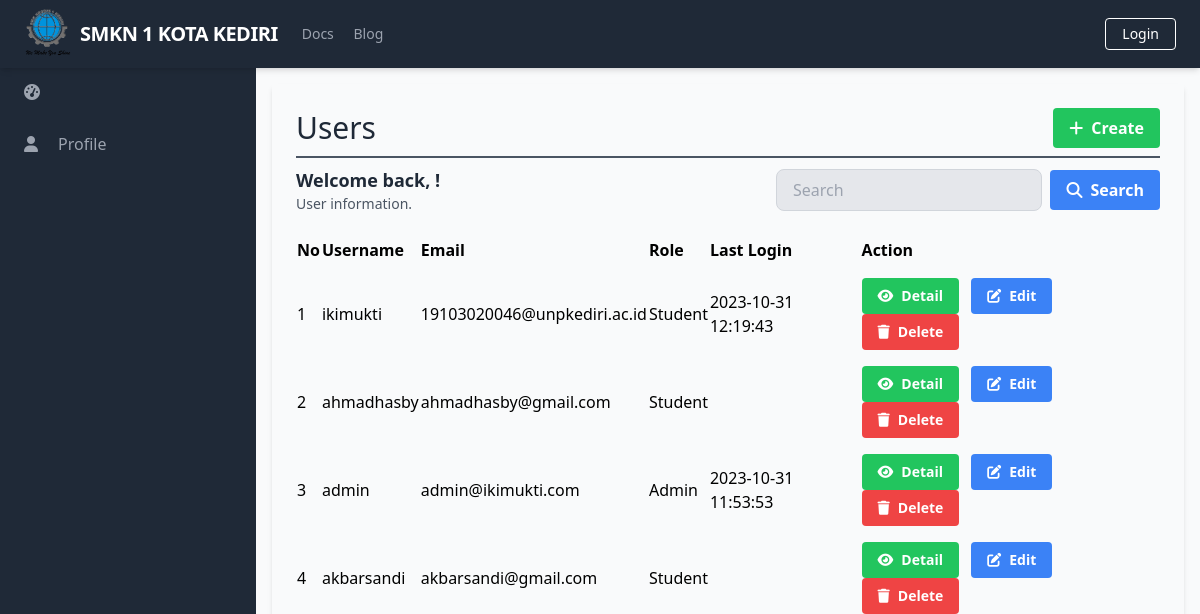
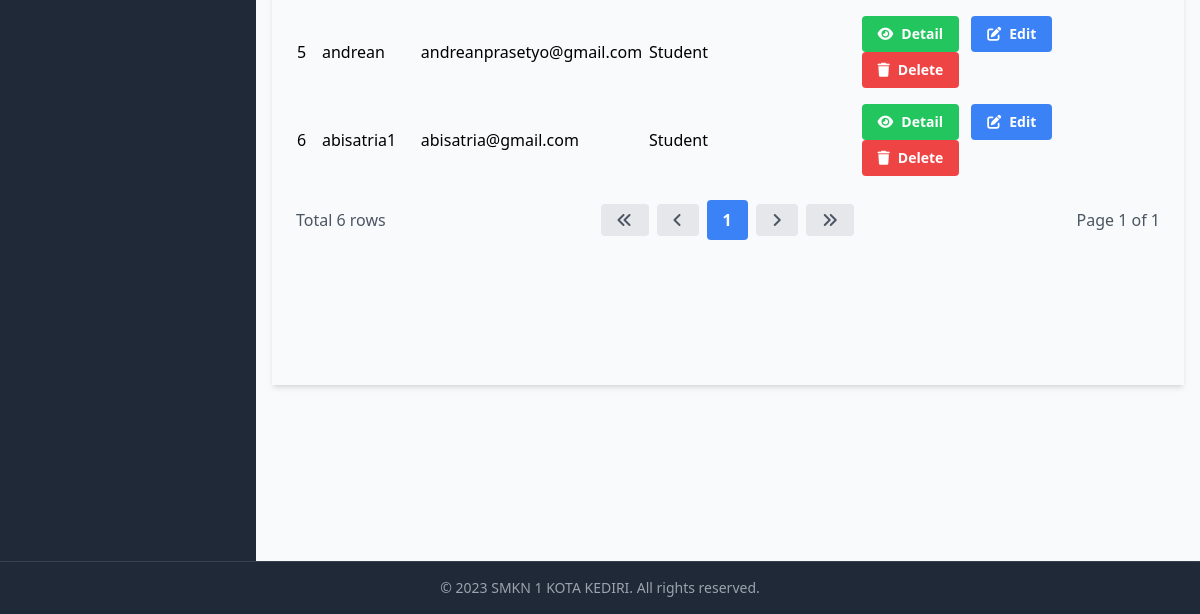
The app's page /manage_users/manage_users_list.php, older data (2 pictures, top to bottom).
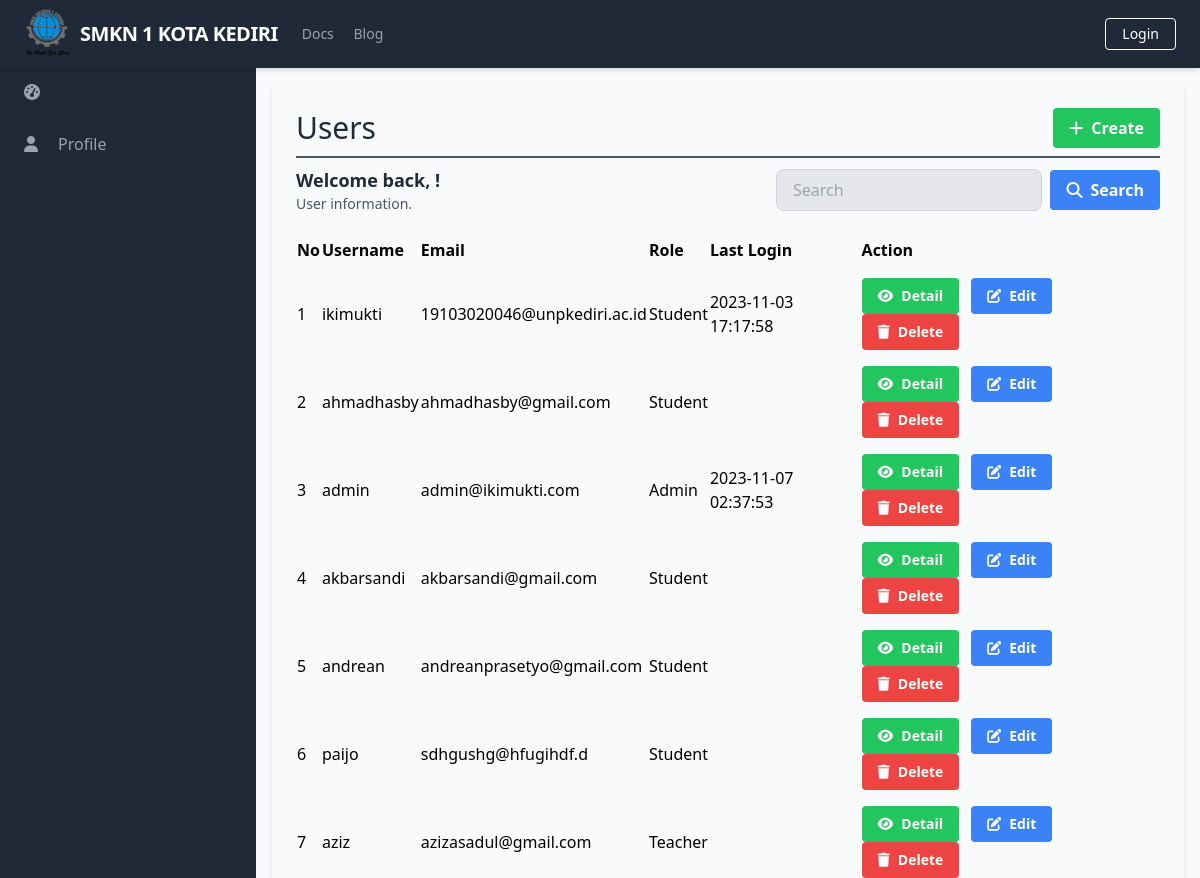
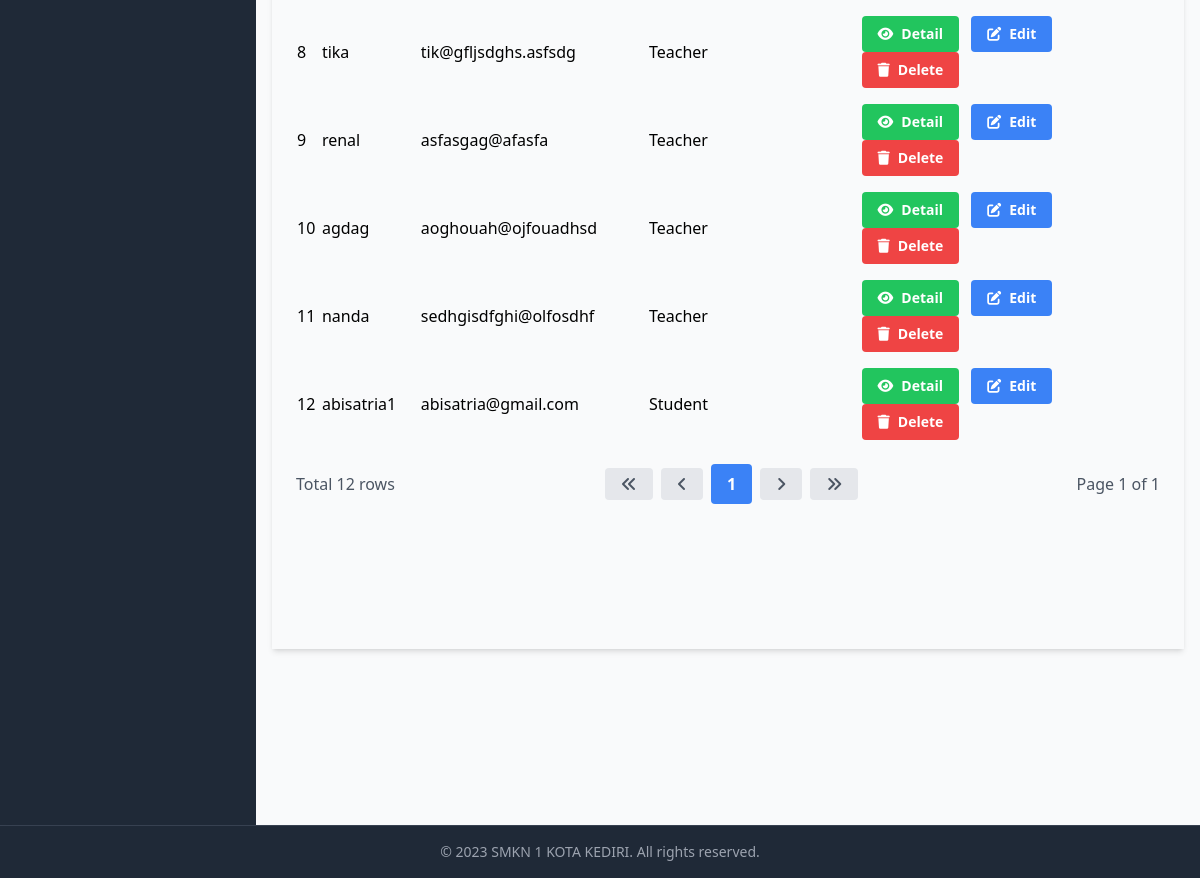
The same page, newer data (2 pictures, top to bottom).
### tables this page shows
CREATE TABLE `Users` (
  `UserID` int(11) NOT NULL,
  `Username` varchar(50) NOT NULL,
  `Password` varchar(255) NOT NULL,
  `Email` varchar(100) NOT NULL,
  `FullName` varchar(100) DEFAULT NULL,
  `DateOfBirth` date DEFAULT NULL,
  `Gender` varchar(10) DEFAULT NULL,
  `Address` text DEFAULT NULL,
  `PhoneNumber` varchar(20) DEFAULT NULL,
  `RoleID` int(11) DEFAULT NULL,
  `AccountCreationDate` timestamp NOT NULL DEFAULT current_timestamp() ON UPDATE current_timestamp(),
  `LastLogin` datetime DEFAULT NULL,
  `AccountStatus` varchar(20) DEFAULT NULL,
  `ProfilePictureURL` varchar(255) DEFAULT NULL,
  `ActivationStatus` varchar(20) DEFAULT NULL
);

CREATE TABLE `Role` (
  `RoleID` int(11) NOT NULL,
  `RoleName` varchar(50) NOT NULL
);

### database/connection.php (called while the page is built, shortened)
<?php
$baseUrl = "http://localhost/final_project_aziz_2023/";

### public/manage_users/manage_users_list.php (the view, shortened to what the changed rows need)
<?php
require_once('../../database/connection.php');
?>
<?php include_once('../components/header.php'); ?>
<div class="h-screen flex flex-col">
    <div class="flex-grow bg-gray-50 flex flex-row shadow-md">
        <main class=" bg-gray-50 flex flex-col flex-1 overflow-y-scroll h-screen flex-shrink-0 sc-hide pb-40">
            <div class="flex items-start justify-start p-6 shadow-md m-4 flex-1 flex-col">
                <div class="flex flex-row justify-between items-center w-full border-b-2 border-gray-600 mb-2 pb-2">
                    <h1 class="text-3xl text-gray-800 font-semibol w-full">Users</h1>
                </div>
                <div class="flex flex-col w-full">
                    <div class="flex flex-row justify-between items-center w-full mb-2 pb-2">
                        <div>
                            <h2 class="text-lg text-gray-800 font-semibold">Welcome back, <?php echo $_SESSION['FullName']; ?>!</h2>
                        </div>
                    </div>
                    <table class="min-w-full">
                        <thead>
                            <tr>
                                <th class="text-left py-2">No</th>
                                <th class="text-left py-2">Username</th>
                                <th class="text-left py-2">Email</th>
                                <th class="text-left py-2">Role</th>
                                <th class="text-left py-2">Last Login</th>
                                <th class="text-left py-2">Action</th>
                            </tr>
                        </thead>
                        <tbody>
                            <?php
                            $searchTerm = isset($_GET['search']) ? $_GET['search'] : '';
                            $page = isset($_GET['page']) ? $_GET['page'] : 1;
                            $query = "SELECT u.UserID, u.Username, u.Email, r.RoleName, u.LastLogin FROM Users u
                                      LEFT JOIN Role r ON u.RoleID = r.RoleID
                                      WHERE u.Username LIKE '%$searchTerm%' OR u.Email LIKE '%$searchTerm%'
                                      LIMIT 15 OFFSET " . ($page - 1) * 15;
                            $result = $conn->query($query);
                            $queryCount = "SELECT COUNT(*) AS count FROM Users WHERE Username LIKE '%$searchTerm%' OR Email LIKE '%$searchTerm%'";
                            $resultCount = $conn->query($queryCount);
                            $rowCount = $resultCount->fetch_assoc()['count'];
                            $totalPage = ceil($rowCount / 15);
                            $no = 1;
                            while ($row = $result->fetch_assoc()) {
                            ?>
                                <tr>
                                    <td class="py-2"><?php echo $no++; ?></td>
                                    <td class="py-2"><?php echo $row['Username']; ?></td>
                                    <td class="py-2"><?php echo $row['Email']; ?></td>
                                    <td class="py-2"><?php echo $row['RoleName']; ?></td>
                                    <td class="py-2"><?php echo $row['LastLogin']; ?></td>
                                    <td class='py-2'>
                                        <a href="<?php echo $baseUrl; ?>public/manage_users/manage_users_detail.php?id=<?php echo $row['UserID'] ?>" class='bg-green-500 hover-bg-green-700 text-white font-bold py-2 px-4 rounded inline-flex items-center mr-2 text-sm'>
                                            <i class='fas fa-eye mr-2'></i>
                                            <span>Detail</span>
                                        </a>
                                        <a href="<?php echo $baseUrl; ?>public/manage_users/manage_users_update.php?id=<?php echo $row['UserID'] ?>" class='bg-blue-500 hover-bg-blue-700 text-white font-bold py-2 px-4 rounded inline-flex items-center mr-2 text-sm'>
                                            <i class='fas fa-edit mr-2'></i>
                                            <span>Edit</span>
                                        </a>
                                        <a href="#" onclick="confirmDelete(<?php echo $row['UserID']; ?>)" class='bg-red-500 hover-bg-red-700 text-white font-bold py-2 px-4 rounded inline-flex items-center text-sm'>
                                            <i class='fas fa-trash mr-2'></i>
                                            <span>Delete</span>
                                        </a>
                                    </td>
                                </tr>
                            <?php
                            }
                            ?>
                        </tbody>
                    </table>
                    <div class="flex flex-row justify-between items-center w-full mt-4">
                        <div class="flex flex-row justify-start items-center">
                            <span class="text-gray-600">Total <?php echo $rowCount; ?> rows</span>
                        </div>
                        <div class="flex flex-row justify-end items-center space-x-2">
                            <a href="?page=1&search=<?php echo $searchTerm; ?>" class="bg-gray-200 hover-bg-gray-300 text-gray-600 font-bold py-2 px-4 rounded inline-flex items-center">
                                <i class="fas fa-angle-double-left"></i>
                            </a>
                            <a href="?page=<?php if ($page == 1) {
                                                echo $page;
                                            } else {
                                                echo $page - 1;
                                            } ?>&search=<?php echo $searchTerm; ?>" class="bg-gray-200 hover-bg-gray-300 text-gray-600 font-bold py-2 px-4 rounded inline-flex items-center">
                                <i class="fas fa-angle-left"></i>
                            </a>
                            <?php
                            $startPage = $page - 2;
                            $endPage = $page + 2;
                            if ($startPage < 1) {
                                $endPage += abs($startPage) + 1;
                                $startPage = 1;
                            }
                            if ($endPage > $totalPage) {
                                $startPage -= $endPage - $totalPage;
                                $endPage = $totalPage;
                            }
                            if ($startPage < 1) {
                                $startPage = 1;
                            }
                            for ($i = $startPage; $i <= $endPage; $i++) {
                                if ($i == $page) {
                                    echo "<a href='?page=$i&search=$searchTerm' class='bg-blue-500 hover-bg-blue-700 text-white font-bold py-2 px-4 rounded inline-flex items-center'>$i</a>";
                                } else {
                                    echo "<a href='?page=$i&search=$searchTerm' class='bg-gray-200 hover-bg-gray-300 text-gray-600 font-bold py-2 px-4 rounded inline-flex items-center'>$i</a>";
                                }
                            }
                            ?>
                            <a href="?page=<?php if ($page == $totalPage) {
                                                echo $page;
                                            } else {
                                                echo $page + 1;
                                            } ?>&search=<?php echo $searchTerm; ?>" class="bg-gray-200 hover-bg-gray-300 text-gray-600 font-bold py-2 px-4 rounded inline-flex items-center">
                                <i class="fas fa-angle-right"></i>
                            </a>
                            <a href="?page=<?php echo $totalPage; ?>&search=<?php echo $searchTerm; ?>" class="bg-gray-200 hover-bg-gray-300 text-gray-600 font-bold py-2 px-4 rounded inline-flex items-center">
                                <i class="fas fa-angle-double-right"></i>
                            </a>
                        </div>
                    </div>
                </div>
        </main>
    </div>
</div>
</body>
</html>

Row changes from the older to the newer data that the page shows:
changed users "ikimukti": LastLogin "2023-10-31 12:19:43" → "2023-11-03 17:17:58"
changed users "admin": LastLogin "2023-10-31 11:53:53" → "2023-11-07 02:37:53"
added users: Username "paijo", Email "sdhgushg@hfugihdf.d", RoleID.RoleName "Student"
added users: Username "aziz", Email "azizasadul@gmail.com", RoleID.RoleName "Teacher"
added users: Username "tika", Email "tik@gfljsdghs.asfsdg", RoleID.RoleName "Teacher"
added users: Username "renal", Email "asfasgag@afasfa", RoleID.RoleName "Teacher"
added users: Username "agdag", Email "aoghouah@ojfouadhsd", RoleID.RoleName "Teacher"
added users: Username "nanda", Email "sedhgisdfghi@olfosdhf", RoleID.RoleName "Teacher"
Text that changed along with them:
$rowCount: "6" → "12"
